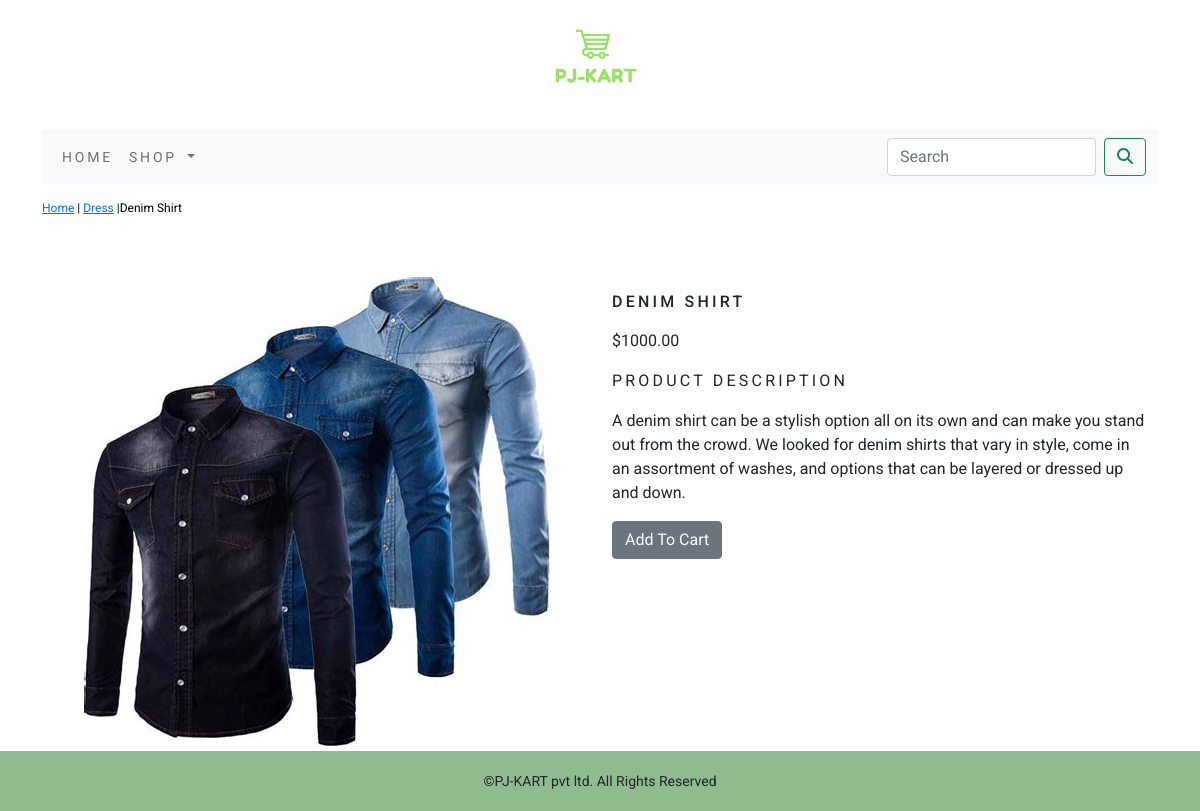
/shopapp/dress/denim-shirt/, run on the app's committed database.
### shopapp/models.py (models this page shows, shortened)
class Product(models.Model):
    name = models.CharField(max_length=250, unique=True)
    slug = models.SlugField(max_length=250, unique=True)
    desc = models.TextField(null=True)
    image = models.ImageField(upload_to='products', null=True)
    price=models.DecimalField(max_digits=10,decimal_places=2)
    category=models.ForeignKey(category,on_delete=models.CASCADE)
    stock=models.IntegerField()
    available=models.BooleanField(default=True)
    created=models.DateTimeField(auto_now_add=True)
    updated= models.DateTimeField(auto_now=True)
    class Meta:
        ordering=('name',)
        verbose_name='product'
        verbose_name_plural='products'

class category(models.Model):
    name =models.CharField(max_length=250,unique=True)
    slug = models.SlugField(max_length=250,unique=True)
    desc=models.TextField(null=True)
    image=models.ImageField(upload_to='category',null=True)
    class Meta:
        ordering=('name',)
        verbose_name='category'
        verbose_name_plural='categories'
    def __str__(self):
        return '{}'.format(self.name)
    def get_url(self):
        return reverse('shopapp:products_by_category',args=[self.slug])

### shopapp/views.py (the view)
# urls.py: path('<slug:c_slug>/<slug:p_slug>/', views.prodetails, name='procatdetails'),
def prodetails(request,c_slug,p_slug):
    try:
        product=Product.objects.get(category__slug=c_slug,slug=p_slug)
    except Exception as e:
        raise e
    return render(request,'product.html',{'product':product})

### cartapp/context_processors.py (called while the page is built)
def counter(request):
    item_count=0
    if 'admin' in request.path:
        return {}
    else:
        try:
            cart=Cart.objects.filter(cart_id=_cart_id(request))
            cart_items=CartItem.objects.all().filter(cart=cart[:1])
            for cart_item in cart_items:
                item_count+=cart_item.quantity
        except Cart.DoesNotExist:
            item_count=0
    return dict(item_count=item_count)

### cartapp/views.py (called while the page is built)
def _cart_id(request):
    cart = request.session.session_key
    if not cart:
        cart = request.session.create()
    return cart

### shopapp/context_processors.py (called while the page is built)
def menu_links(request):
    links= category.objects.all()
    return dict(links=links)

### template/product.html (shortened to what this page needs)
{% extends 'base.html' %}
{% load static %}
{% block content %}
<div class="row my_prod_row_class">
    <div class="mx_auto">
        <p><a href="{% url 'shopapp:allprodcat' %}">Home</a> | <a href="{{ product.category.get_url}}">{{product.category}}</a> |{{product.name}} </p>
    </div>
</div>
 <br>
<div class="container">
<div class="row">
    <div class="col-12 col-sm-12 col-md-12 col-lg-6 text-center">
        <div style="min-width:18rem;">
            <img src="{{ product.image.url }}" alt="{{product.name}}">
        </div>
    </div>
        <div class="col-12 col-sm-12 col-md-12 col-lg-6">
            <div>
            <h1 class="my_prod_title">{{product.name}}</h1>
            <p> ${{product.price}}</p>
            <p class="my_title">Product Description</p>
            <p class="text-justify my_prod_text">{{product.desc}}</p>
            {% if product.stock <= 0 %}
            <p class="text-justify my_prod_text "><b>OUT OF STOCK</b></p>
            {% else %}
            <a class="btn btn-secondary" href="{% url 'cartapp:add_cart' product.id %}">Add To Cart</a>
            {% endif %}
        </div>
        </div>
    </div>
</div>
</div>
{% endblock%}

### static/css/custom.css (style rules this page uses)
body { font-family: 'Roboto', sans-serif; }
.my_title { font-size:16px; text-transform:uppercase; letter-spacing:.2em; }
.my_prod_row_class { padding-top:15px; padding-bottom:20px; }
.my_prod_row_class .mx_auto { color:#000; font-size:12px; text-decoration:none; }
.my_prod_title { font-size:16px; text-transform:uppercase; letter-spacing:.2em; padding-top:15px; padding-bottom:10px; }

### data on the page
Product: category "Dress", name "Denim Shirt", image (picture), name "DENIM SHIRT", price "1000.00", desc "A denim shirt can be a stylish option all on its own and can make you stand out from the crowd. We looked for denim shirts that vary in style, come in an assortment of washes, and options that can be layered or dressed up and down."
